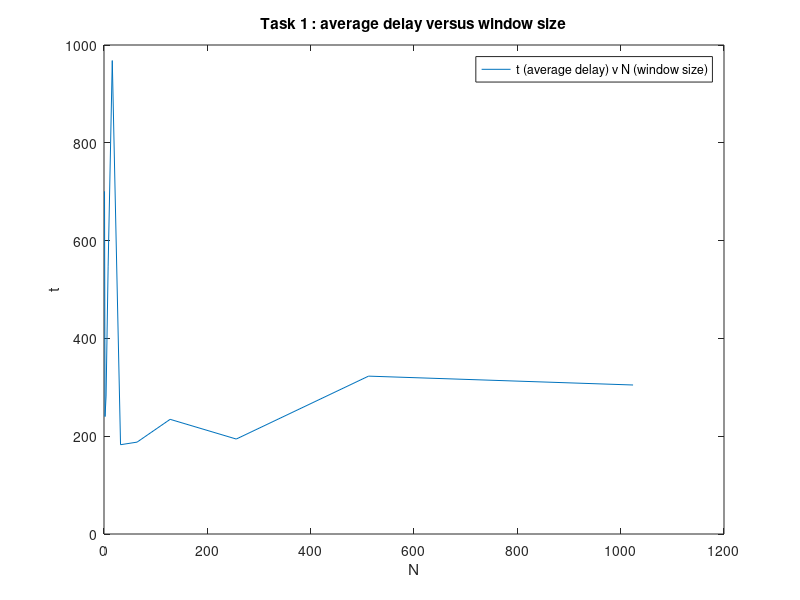
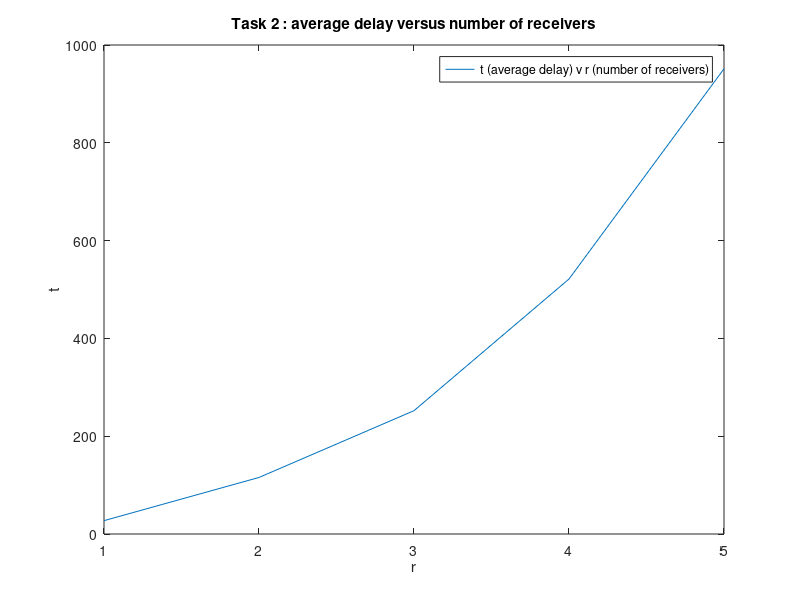
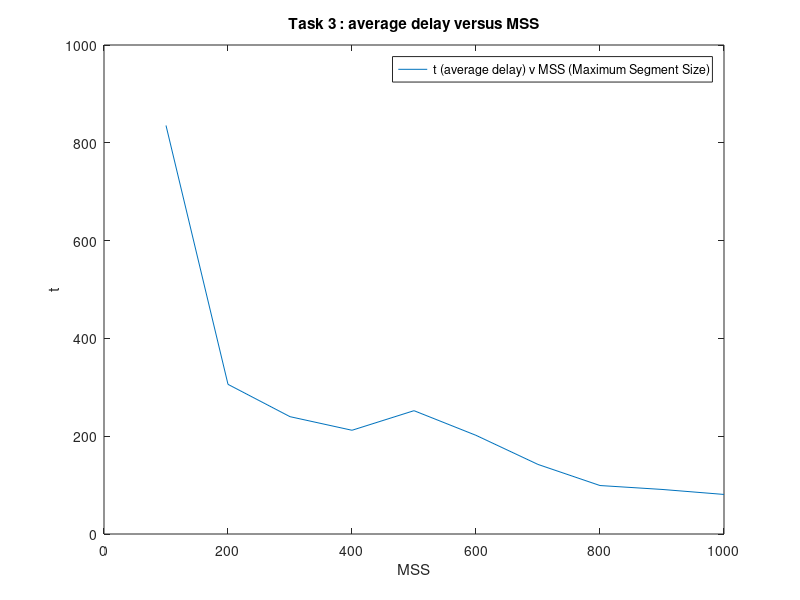
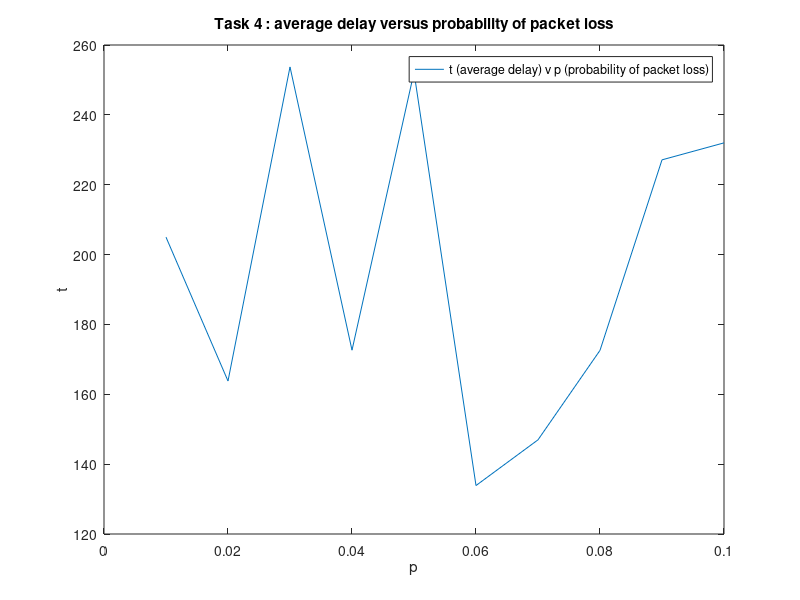

Write MATLAB code to recreate these figures, in order.
N=[1,2,4,8,16,32,64,128,256,512,1024]
t1=[700.812,240.156,282.1688,547.822,968.194,182.62,187.88,234.5,194.2,322.84,304.72]

r=[1,2,3,4,5]
t2=[27.292,115.634,252.186,521.478,951.36]

MSS=[100,200,300,400,500,600,700,800,900,1000]
t3=[835.45,306.044,239.94,212.142,252.186,201.78,142.26,99.12,91.14,80.9]

p=[0.01,0.02,0.03,0.04,0.05,0.06,0.07,0.08,0.09,0.10]
t4=[204.984,163.8,253.724,172.626,252.186,133.874,146.96,172.58,227.12,231.98]

plot(N,t1)
title("Task 1 : average delay versus window size")
xlabel("N")
ylabel("t")
legend("t (average delay) v N (window size)")

figure
plot(r,t2)
title("Task 2 : average delay versus number of receivers")
xlabel("r")
ylabel("t")
legend("t (average delay) v r (number of receivers)")

figure
plot(MSS,t3)
title("Task 3 : average delay versus MSS")
xlabel("MSS")
ylabel("t")
legend("t (average delay) v MSS (Maximum Segment Size)")

figure
plot(p,t4)
title("Task 4 : average delay versus probability of packet loss")
xlabel("p")
ylabel("t")
legend("t (average delay) v p (probability of packet loss)")
